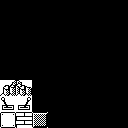

This is a level from a 2D game, rendered from its Tiled map with the project's own tilesets. A one-line summary and the complete map file follow:
An orthogonal 8x8 tile map with 16x16 px tiles, 1 tile layer (Calque de Tuiles 1), 2 tilesets.

<map version="1.10" tiledversion="1.11.2" orientation="orthogonal" renderorder="right-down" width="8" height="8" tilewidth="16" tileheight="16" infinite="0" nextlayerid="3" nextobjectid="1">
 <properties>
  <property name="attack1" value="square_attack" />
  <property name="baseAttack" value="square_attack" />
  <property name="hp" type="int" value="100" />
  <property name="maxMoves" type="int" value="4" />
  <property name="type" value="ally" />
 </properties>
 <tileset firstgid="1" name="chara1" tilewidth="16" tileheight="16" tilecount="64" columns="8">
  <image source="../spritesheets/tileset_1bit.png" width="128" height="128" />
  <tile id="0">
   <properties>
    <property name="animName" value="idle" />
    <property name="fps" type="float" value="4" />
    <property name="playMode" value="PINGPONG" />
   </properties>
  </tile>
  <tile id="44">
   <properties>
    <property name="decreaseFactor" type="float" value="0.15" />
    <property name="type" value="sender" />
   </properties>
  </tile>
  <tile id="45">
   <properties>
    <property name="animName" value="walk" />
    <property name="fps" type="int" value="6" />
    <property name="playMode" value="LOOP" />
   </properties>
  </tile>
  <tile id="57">
   <properties>
    <property name="type" value="attackDamage" />
   </properties>
  </tile>
 </tileset>
 <tileset firstgid="65" source="enemy1.tsx" />
 <layer id="1" name="Calque de Tuiles 1" width="8" height="8">
  <data encoding="csv">
0,0,0,0,0,0,0,0,
0,0,0,0,0,0,0,0,
0,0,0,0,0,0,0,0,
0,0,0,0,0,0,0,0,
0,0,0,0,0,0,0,0,
104,103,0,0,0,0,0,0,
46,47,0,0,0,0,0,0,
1,2,3,0,0,0,0,0
</data>
 </layer>
</map>
